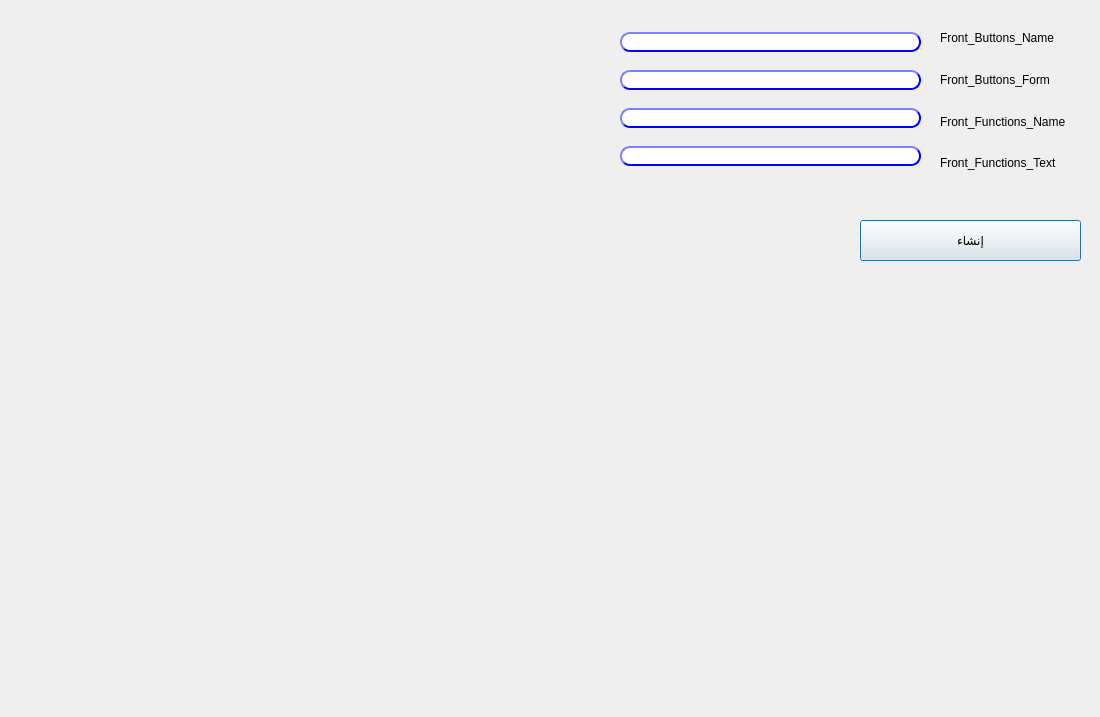
<?xml version="1.0" encoding="UTF-8"?>
<ui version="4.0">
 <class>CustomerGP</class>
 <widget class="QDialog" name="CustomerGP">
  <property name="geometry">
   <rect>
    <x>0</x>
    <y>0</y>
    <width>1100</width>
    <height>717</height>
   </rect>
  </property>
  <property name="minimumSize">
   <size>
    <width>1100</width>
    <height>717</height>
   </size>
  </property>
  <property name="maximumSize">
   <size>
    <width>1100</width>
    <height>717</height>
   </size>
  </property>
  <property name="windowTitle">
   <string>الشركات</string>
  </property>
  <widget class="QPushButton" name="BTN_create">
   <property name="geometry">
    <rect>
     <x>860</x>
     <y>220</y>
     <width>221</width>
     <height>41</height>
    </rect>
   </property>
   <property name="styleSheet">
    <string notr="true"/>
   </property>
   <property name="text">
    <string>إنشاء</string>
   </property>
  </widget>
  <widget class="QLabel" name="LB_id">
   <property name="enabled">
    <bool>false</bool>
   </property>
   <property name="geometry">
    <rect>
     <x>610</x>
     <y>40</y>
     <width>31</width>
     <height>20</height>
    </rect>
   </property>
   <property name="text">
    <string/>
   </property>
  </widget>
  <widget class="QLabel" name="LB_status">
   <property name="enabled">
    <bool>false</bool>
   </property>
   <property name="geometry">
    <rect>
     <x>620</x>
     <y>130</y>
     <width>31</width>
     <height>21</height>
    </rect>
   </property>
   <property name="text">
    <string/>
   </property>
  </widget>
  <widget class="QWidget" name="verticalLayoutWidget">
   <property name="geometry">
    <rect>
     <x>940</x>
     <y>20</y>
     <width>141</width>
     <height>161</height>
    </rect>
   </property>
   <layout class="QVBoxLayout" name="verticalLayout">
    <item>
     <widget class="QLabel" name="QL_frontButtonName">
      <property name="text">
       <string>Front_Buttons_Name</string>
      </property>
     </widget>
    </item>
    <item>
     <widget class="QLabel" name="QL_frontButtonsForm">
      <property name="text">
       <string>Front_Buttons_Form</string>
      </property>
     </widget>
    </item>
    <item>
     <widget class="QLabel" name="QL_FrontFunctionsName">
      <property name="text">
       <string>Front_Functions_Name</string>
      </property>
     </widget>
    </item>
    <item>
     <widget class="QLabel" name="QL_FrontFunctionsText">
      <property name="text">
       <string>Front_Functions_Text</string>
      </property>
     </widget>
    </item>
   </layout>
  </widget>
  <widget class="QWidget" name="verticalLayoutWidget_2">
   <property name="geometry">
    <rect>
     <x>620</x>
     <y>20</y>
     <width>301</width>
     <height>161</height>
    </rect>
   </property>
   <layout class="QVBoxLayout" name="verticalLayout_2">
    <item>
     <widget class="QLineEdit" name="LE_Front_Buttons_Name">
      <property name="styleSheet">
       <string notr="true">QLineEdit{
                                        background-color: white;
                                        border-style: outset;
                                        border-width: 2px;
                                        border-radius: 10px;
                                        border-color: blue;
                                        min-width: 6em;
                                        }
                                        QLineEdit:hover {
                                        background: qradialgradient(
                                        cx: 0.3, cy: -0.4, fx: 0.3, fy: -0.4,
                                        radius: 1.35, stop: 0 #fff, stop: 1 #bbb
                                        );
                                        }
                                       QLineEdit:pressed {
                                        border-style: inset;
                                        background: qradialgradient(
                                        cx: 0.4, cy: -0.1, fx: 0.4, fy: -0.1,
                                        radius: 1.35, stop: 0 #fff, stop: 1 #ddd
                                        );
                                        }
                                    </string>
      </property>
      <property name="maxLength">
       <number>50</number>
      </property>
     </widget>
    </item>
    <item>
     <widget class="QLineEdit" name="LE_Front_Buttons_Form">
      <property name="styleSheet">
       <string notr="true">QLineEdit{
                                        background-color: white;
                                        border-style: outset;
                                        border-width: 2px;
                                        border-radius: 10px;
                                        border-color: blue;
                                        min-width: 6em;
                                        }
                                        QLineEdit:hover {
                                        background: qradialgradient(
                                        cx: 0.3, cy: -0.4, fx: 0.3, fy: -0.4,
                                        radius: 1.35, stop: 0 #fff, stop: 1 #bbb
                                        );
                                        }
                                       QLineEdit:pressed {
                                        border-style: inset;
                                        background: qradialgradient(
                                        cx: 0.4, cy: -0.1, fx: 0.4, fy: -0.1,
                                        radius: 1.35, stop: 0 #fff, stop: 1 #ddd
                                        );
                                        }
                                    </string>
      </property>
      <property name="maxLength">
       <number>50</number>
      </property>
     </widget>
    </item>
    <item>
     <widget class="QLineEdit" name="LE_Front_Functions_Name">
      <property name="styleSheet">
       <string notr="true">QLineEdit{
                                        background-color: white;
                                        border-style: outset;
                                        border-width: 2px;
                                        border-radius: 10px;
                                        border-color: blue;
                                        min-width: 6em;
                                        }
                                        QLineEdit:hover {
                                        background: qradialgradient(
                                        cx: 0.3, cy: -0.4, fx: 0.3, fy: -0.4,
                                        radius: 1.35, stop: 0 #fff, stop: 1 #bbb
                                        );
                                        }
                                       QLineEdit:pressed {
                                        border-style: inset;
                                        background: qradialgradient(
                                        cx: 0.4, cy: -0.1, fx: 0.4, fy: -0.1,
                                        radius: 1.35, stop: 0 #fff, stop: 1 #ddd
                                        );
                                        }
                                    </string>
      </property>
      <property name="maxLength">
       <number>50</number>
      </property>
     </widget>
    </item>
    <item>
     <widget class="QLineEdit" name="LE_Front_Functions_Text">
      <property name="styleSheet">
       <string notr="true">QLineEdit{
                                        background-color: white;
                                        border-style: outset;
                                        border-width: 2px;
                                        border-radius: 10px;
                                        border-color: blue;
                                        min-width: 6em;
                                        }
                                        QLineEdit:hover {
                                        background: qradialgradient(
                                        cx: 0.3, cy: -0.4, fx: 0.3, fy: -0.4,
                                        radius: 1.35, stop: 0 #fff, stop: 1 #bbb
                                        );
                                        }
                                       QLineEdit:pressed {
                                        border-style: inset;
                                        background: qradialgradient(
                                        cx: 0.4, cy: -0.1, fx: 0.4, fy: -0.1,
                                        radius: 1.35, stop: 0 #fff, stop: 1 #ddd
                                        );
                                        }
                                    </string>
      </property>
      <property name="maxLength">
       <number>50</number>
      </property>
     </widget>
    </item>
   </layout>
  </widget>
 </widget>
 <resources/>
 <connections/>
</ui>
